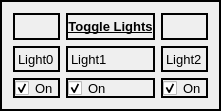
        <widget class="QFrame" name="frame_2">
         <property name="minimumSize">
          <size>
           <width>221</width>
           <height>111</height>
          </size>
         </property>
         <property name="styleSheet">
          <string notr="true">border: 2px solid black;</string>
         </property>
         <property name="frameShape">
          <enum>QFrame::StyledPanel</enum>
         </property>
         <property name="frameShadow">
          <enum>QFrame::Raised</enum>
         </property>
         <layout class="QGridLayout" name="gridLayout_3">
          <item row="0" column="0">
           <layout class="QGridLayout" name="toggleLightsGridLayout">
            <item row="1" column="1">
             <widget class="QLabel" name="light1Label">
              <property name="font">
               <font>
                <pointsize>10</pointsize>
                <bold>false</bold>
               </font>
              </property>
              <property name="text">
               <string>Light1</string>
              </property>
              <property name="alignment">
               <set>Qt::AlignLeading|Qt::AlignLeft|Qt::AlignVCenter</set>
              </property>
             </widget>
            </item>
            <item row="1" column="2">
             <widget class="QLabel" name="light2Label">
              <property name="font">
               <font>
                <pointsize>10</pointsize>
                <bold>false</bold>
               </font>
              </property>
              <property name="text">
               <string>Light2</string>
              </property>
              <property name="alignment">
               <set>Qt::AlignLeading|Qt::AlignLeft|Qt::AlignVCenter</set>
              </property>
             </widget>
            </item>
            <item row="2" column="1">
             <widget class="QCheckBox" name="light1CheckBox">
              <property name="font">
               <font>
                <pointsize>10</pointsize>
               </font>
              </property>
              <property name="text">
               <string>On</string>
              </property>
              <property name="checked">
               <bool>true</bool>
              </property>
             </widget>
            </item>
            <item row="2" column="0">
             <widget class="QCheckBox" name="light0CheckBox">
              <property name="font">
               <font>
                <pointsize>10</pointsize>
               </font>
              </property>
              <property name="text">
               <string>On</string>
              </property>
              <property name="checked">
               <bool>true</bool>
              </property>
             </widget>
            </item>
            <item row="2" column="2">
             <widget class="QCheckBox" name="light2CheckBox">
              <property name="font">
               <font>
                <pointsize>10</pointsize>
               </font>
              </property>
              <property name="text">
               <string>On</string>
              </property>
              <property name="checked">
               <bool>true</bool>
              </property>
             </widget>
            </item>
            <item row="1" column="0">
             <widget class="QLabel" name="light0Label">
              <property name="font">
               <font>
                <pointsize>10</pointsize>
                <bold>false</bold>
               </font>
              </property>
              <property name="text">
               <string>Light0</string>
              </property>
              <property name="alignment">
               <set>Qt::AlignLeading|Qt::AlignLeft|Qt::AlignVCenter</set>
              </property>
             </widget>
            </item>
            <item row="0" column="1">
             <widget class="QLabel" name="toggleLightsLabel">
              <property name="font">
               <font>
                <pointsize>10</pointsize>
                <bold>true</bold>
                <underline>true</underline>
               </font>
              </property>
              <property name="text">
               <string>Toggle Lights</string>
              </property>
              <property name="alignment">
               <set>Qt::AlignCenter</set>
              </property>
             </widget>
            </item>
            <item row="0" column="0">
             <widget class="QWidget" name="widget" native="true"/>
            </item>
            <item row="0" column="2">
             <widget class="QWidget" name="widget_2" native="true"/>
            </item>
           </layout>
          </item>
         </layout>
        </widget>
